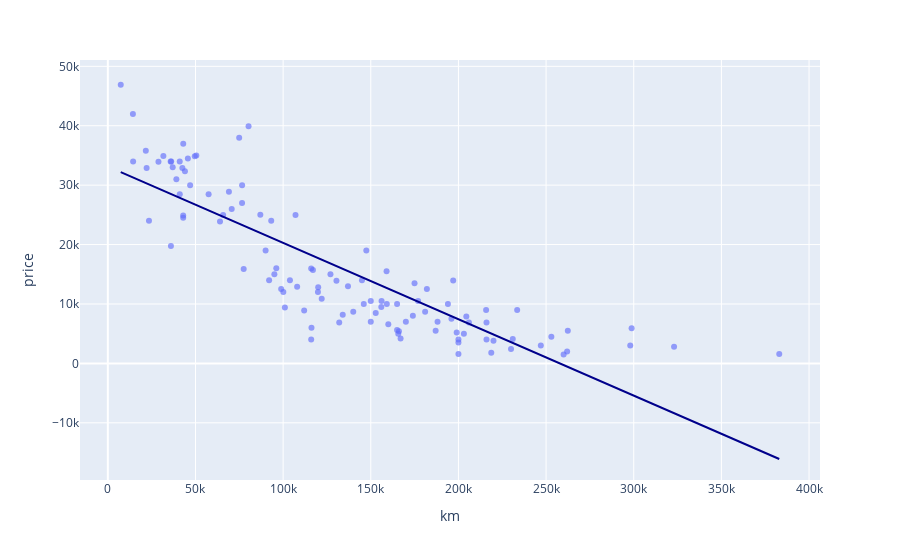

Notebook code cell kept with this figure:
### Code cell
fig = px.scatter(
    df, x='km', y='price', opacity=0.65,
    trendline='ols', trendline_color_override='darkblue'
)
fig.show()
